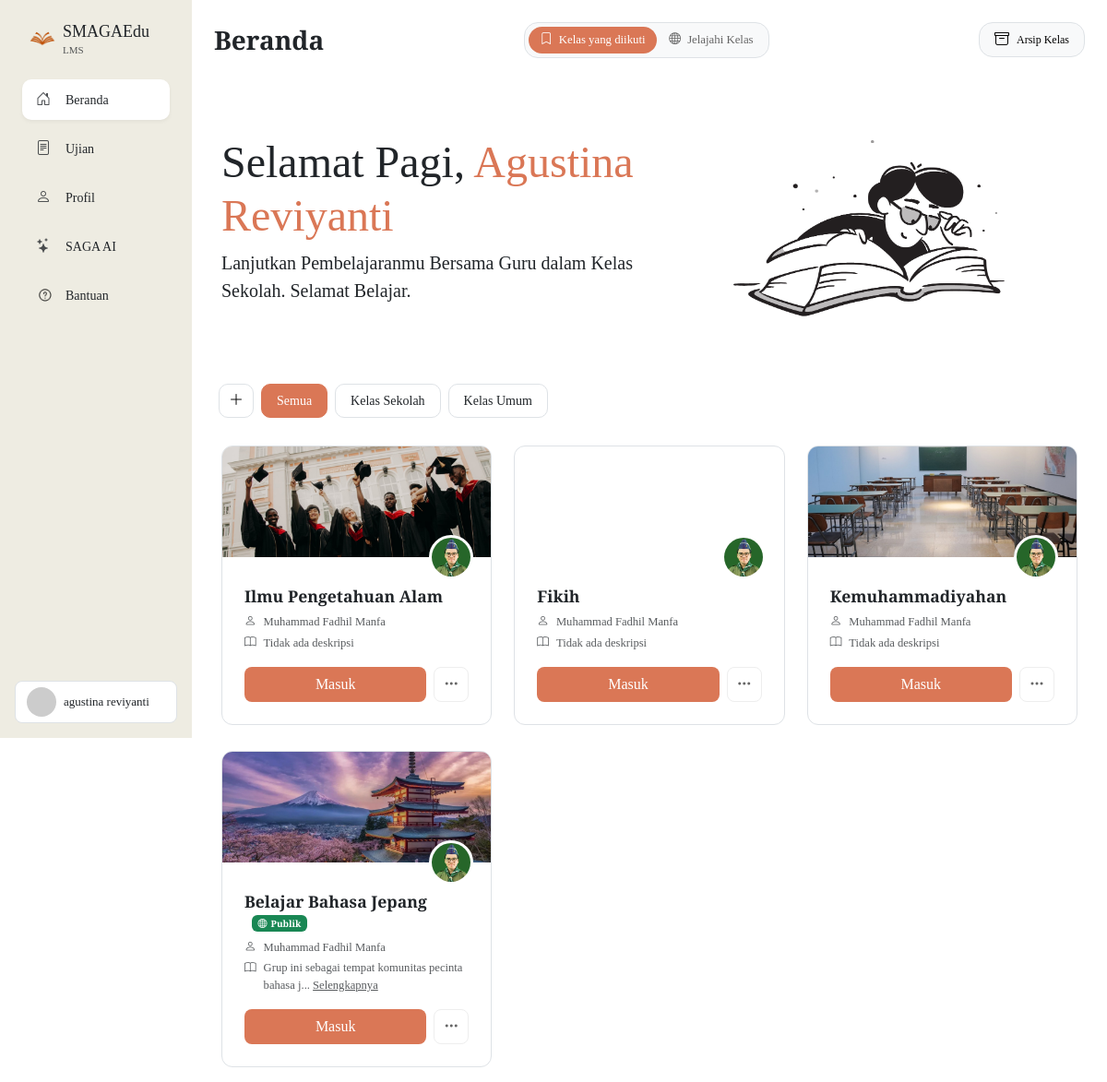
/beranda.php (signed in), run on the app's committed database.
### tables this page shows
CREATE TABLE `siswa` (
  `id` int(255) NOT NULL,
  `nama` varchar(1000) NOT NULL,
  `username` varchar(100) NOT NULL,
  `password` varchar(1000) NOT NULL,
  `tingkat` varchar(20) DEFAULT NULL,
  `foto_profil` varchar(1000) NOT NULL,
  `tahun_masuk` int(225) DEFAULT NULL,
  `no_hp` int(225) DEFAULT NULL,
  `alamat` varchar(1000) DEFAULT NULL,
  `nis` int(225) DEFAULT NULL,
  `photo_type` enum('upload','avatar') DEFAULT NULL,
  `photo_url` varchar(255) DEFAULT NULL
);

CREATE TABLE `kelas` (
  `id` int(11) NOT NULL,
  `kode_kelas` varchar(10) DEFAULT NULL,
  `nama_kelas` varchar(100) DEFAULT NULL,
  `deskripsi` text DEFAULT NULL,
  `guru_id` varchar(50) DEFAULT NULL,
  `mata_pelajaran` varchar(100) DEFAULT NULL,
  `tingkat` varchar(20) DEFAULT NULL,
  `created_at` timestamp NOT NULL DEFAULT current_timestamp(),
  `background_image` varchar(1000) NOT NULL,
  `is_archived` tinyint(1) DEFAULT 0,
  `materi` text DEFAULT NULL,
  `is_public` tinyint(1) DEFAULT 0,
  `max_siswa` int(11) DEFAULT NULL
);

CREATE TABLE `guru` (
  `id` int(11) NOT NULL,
  `username` varchar(100) NOT NULL,
  `password` varchar(100) NOT NULL,
  `namaLengkap` varchar(100) NOT NULL,
  `namaSebutan` varchar(1000) NOT NULL,
  `jabatan` varchar(1000) NOT NULL,
  `foto_profil` varchar(255) DEFAULT NULL,
  `foto_latarbelakang` varchar(255) DEFAULT NULL,
  `universitas` varchar(100) DEFAULT NULL,
  `sertifikasi1` text DEFAULT NULL,
  `sertifikasi2` text DEFAULT NULL,
  `sertifikasi3` text DEFAULT NULL,
  `publikasi1` text DEFAULT NULL,
  `publikasi2` text DEFAULT NULL,
  `publikasi3` text DEFAULT NULL,
  `proyek1` text DEFAULT NULL,
  `proyek2` text DEFAULT NULL,
  `proyek3` text DEFAULT NULL,
  `pendidikan_s1` varchar(255) DEFAULT NULL,
  `pendidikan_s2` varchar(255) DEFAULT NULL,
  `pendidikan_lainnya` varchar(255) DEFAULT NULL
);

### beranda.php (the view, shortened to what this page needs)
<?php
require "koneksi.php";
$userid = $_SESSION['userid'];
$query = "SELECT * FROM siswa WHERE username = ?";
$stmt = mysqli_prepare($koneksi, $query);
mysqli_stmt_bind_param($stmt, "s", $userid);
mysqli_stmt_execute($stmt);
$result = mysqli_stmt_get_result($stmt);
$siswa = mysqli_fetch_assoc($result);
$query_kelas = "SELECT k.*, g.namaLengkap as nama_guru, g.foto_profil as guru_foto
                FROM kelas k
                JOIN kelas_siswa ks ON k.id = ks.kelas_id
                JOIN guru g ON k.guru_id = g.username
                JOIN siswa s ON ks.siswa_id = s.id
                WHERE s.username = ? AND ks.is_archived = 0";
$stmt_kelas = mysqli_prepare($koneksi, $query_kelas);
mysqli_stmt_bind_param($stmt_kelas, "s", $userid);
mysqli_stmt_execute($stmt_kelas);
$result_kelas = mysqli_stmt_get_result($stmt_kelas);
?>
<!DOCTYPE html>
<html lang="en">
<head>
    <link href="https://cdn.jsdelivr.net/npm/bootstrap@5.3.3/dist/css/bootstrap.min.css" rel="stylesheet">
    <link rel="stylesheet" href="https://cdn.jsdelivr.net/npm/bootstrap-icons@1.11.3/font/bootstrap-icons.min.css">
</head>
<body>
    </head>
    <body>
        <div class="container-fluid">
            <div class="row">
                <?php include 'includes/sidebar_siswa.php'; ?>
            </div>
        </div>
        <div class="col p-2 col-utama mt-1 mt-md-0">
            <div class="p-md-3 pb-md-2 d-flex ms-3 ms-md-0 px-2 mb-3 salam justify-content-between align-items-center">
                <div>
                    <h3 class="fw-bold mb-0">Beranda</h3>
                </div>
                <div class="nav-container d-inline-flex">
                    <ul class="nav nav-pills border bg-light  p-1" id="kelasTab" style="border-radius: 15px;" role="tablist">
                        <li class="nav-item">
                            <button class="nav-link active rounded-pill" id="khusus-tab" data-bs-toggle="tab" data-bs-target="#khusus" type="button" role="tab">
                                <i class="bi bi-bookmark d-none d-md-inline me-1"></i>
                                <span class="d-none d-md-inline">Kelas yang diikuti</span>
                            </button>
                        </li>
                        <li class="nav-item">
                            <button class="nav-link rounded-pill" id="umum-tab" data-bs-toggle="tab" data-bs-target="#umum" type="button" role="tab">
                                <i class="bi bi-globe d-none d-md-inline me-1"></i>
                                <span class="d-none d-md-inline">Jelajahi Kelas</span>
                            </button>
                        </li>
                    </ul>
                </div>
                <div class="d-flex d-none d-md-block">
                    <button type="button"
                        data-bs-toggle="modal"
                        data-bs-target="#modal_arsip_kelas"
                        class="btn btn-light border d-flex align-items-center gap-2 px-3" style="border-radius: 15px;">
                        <i class="bi bi-archive"></i>
                        <span class="d-none d-md-inline" style="font-size: 12px;">Arsip Kelas</span>
                    </button>
                </div>
            </div>
            <div class="row justify-content-center align-items-center m-0 p-0 mb-1">
                <div class="jumbotron jumbotron-fluid mb-md-2 d-none d-md-block">
                    <div class="container">
                        <div class="row align-items-center">
                            <div class="col-md-6 mb-3 mb-md-0">
                                <div id="jumbotron-khusus" class="jumbotron-content active">
                                    <h2 class="display-5">
                                        <?php
                                        $hour = date('H');
                                        if ($hour >= 5 && $hour < 12) {
                                            echo "Selamat Pagi";
                                        } else if ($hour >= 12 && $hour < 15) {
                                            echo "Selamat Siang";
                                        } else if ($hour >= 15 && $hour < 19) {
                                            echo "Selamat Sore";
                                        } else {
                                            echo "Selamat Malam";
                                        }
                                        ?>,
                                        <span style="color: rgb(218, 119, 86);"><?php echo ucwords($siswa['nama']); ?></span>
                                    </h2>
                                    <p class="lead">Lanjutkan Pembelajaranmu Bersama Guru dalam Kelas Sekolah. Selamat Belajar.</p>
                                </div>
                            </div>
                            <div class="col-md-6 text-center d-none d-md-block">
                                <img src="assets/jumbo_khusus.png" class="img-fluid jumbotron-image" id="jumbotron-image" alt="Ilustrasi kelas" style="max-height: 20rem;">
                            </div>
                        </div>
                    </div>
                </div>
                <div class="tab-content" id="kelasTabContent">
                    <div class="tab-pane fade show active" id="khusus" role="tabpanel" aria-labelledby="khusus-tab">
                        <div class="filter-container mb-4">
                            <div class="d-flex align-items-center">
                                <div class="filter-pills-wrapper d-flex justify-content-start">
                                    <button class="btn btn-light border ms-2 flex-shrink-0 me-2" id="addFilterBtn" data-bs-toggle="modal" data-bs-target="#addFilterModal">
                                        <i class="bi bi-plus-lg"></i>
                                    </button>
                                    <div class="filter-pills d-flex gap-2">
                                        <button class="btn btn-filter active" data-filter="all">Semua</button>
                                        <button class="btn btn-filter" data-filter="private">Kelas Sekolah</button>
                                        <button class="btn btn-filter" data-filter="public">Kelas Umum</button>
                                    </div>
                                </div>
                            </div>
                        </div>
                        <div class="row g-4 mx-0">
                            <?php if (mysqli_num_rows($result_kelas) > 0):
                                while ($kelas = mysqli_fetch_assoc($result_kelas)):
                                    $bg_image = !empty($kelas['background_image']) ? $kelas['background_image'] : 'assets/bg.jpg';
                            ?>
                                    <div class="col-12 col-md-6 col-lg-4 mb-1">
                                        <div class="class-card border">
                                            <div class="class-banner" style="background-image: url('<?php echo $bg_image; ?>')">
                                                <div class="profile-circle-wrapper">
                                                    <img src="<?php echo !empty($kelas['guru_foto']) ? 'uploads/profil/' . $kelas['guru_foto'] : 'assets/pp.png'; ?>" class="profile-circle">
                                                </div>
                                            </div>
                                            <div class="class-content">
                                                <h4 class="class-title">
                                                    <?php
                                                    if ($kelas['is_public']) {
                                                        echo htmlspecialchars($kelas['nama_kelas']);
                                                    } else {
                                                        echo htmlspecialchars($kelas['mata_pelajaran']);
                                                    }
                                                    ?>
                                                    <?php if ($kelas['is_public']): ?>
                                                        <span class="badge bg-success ms-2" style="font-size: 10px;"><i class="bi bi-globe me-1"></i>Publik</span>
                                                    <?php endif; ?>
                                                </h4>
                                                <div class="class-meta mb-2">
                                                    <div class="d-flex text-muted small mt-1">
                                                        <i class="bi bi-person me-2"></i>
                                                        <?php echo htmlspecialchars($kelas['nama_guru']); ?>
                                                    </div>
                                                    <div class="d-flex text-muted small mt-1">
                                                        <i class="bi bi-book me-2"></i>
                                                        <?php if (!empty($kelas['deskripsi'])): ?>
                                                            <div class="description-container">
                                                                <span class="truncated-text">
                                                                    <?php echo (strlen($kelas['deskripsi']) > 50) ?
                                                                        htmlspecialchars(substr($kelas['deskripsi'], 0, 50)) . '... ' :
                                                                        htmlspecialchars($kelas['deskripsi']); ?>
                                                                    <?php if (strlen($kelas['deskripsi']) > 50): ?>
                                                                        <a href="#" onclick="return toggleReadMore(this)" class="text-muted">Selengkapnya</a>
                                                                    <?php endif; ?>
                                                                </span>
                                                            </div>
                                                        <?php else: ?>
                                                            Tidak ada deskripsi
                                                        <?php endif; ?>
                                                    </div>
                                                </div>
                                                <div class="action-buttons">
                                                    <a href="kelas.php?id=<?php echo $kelas['id']; ?>"
                                                        class="btn-enter text-decoration-none d-flex align-items-center justify-content-center">
                                                        Masuk
                                                    </a>
                                                    <div class="dropdown">
                                                        <button class="btn-more d-flex align-items-center justify-content-center" data-bs-toggle="dropdown">
                                                            <i class="bi bi-three-dots"></i>
                                                        </button>
                                                    </div>
                                                </div>
                                            </div>
                                        </div>
                                    </div>
                                <?php endwhile;
                            endif; ?>
                        </div>
                    </div>
                </div>
    </body>
</html>

### includes/sidebar_siswa.php (shortened to what this page needs)
<div class="col-auto vh-100 p-3 p-md-4 menu-samping d-none d-md-block" style="background-color:rgb(238, 236, 226)">
    <div class="ps-2 mb-4">
        <a href="beranda.php" class="text-decoration-none text-dark d-flex align-items-center gap-2">
            <img src="assets/smagaedu.png" alt="" width="28" class="logo_orange">
            <div>
                <h1 class="m-0" style="font-size: 18px;">SMAGAEdu</h1>
                <p class="m-0 text-muted" style="font-size: 11px;">LMS</p>
            </div>
        </a>
    </div>
    <div class="d-flex flex-column gap-1">
        <?php
        $menu_items = [
            ['url' => 'beranda.php', 'icon' => 'bi-house-door', 'text' => 'Beranda'],
            ['url' => 'ujian.php', 'icon' => 'bi-file-text', 'text' => 'Ujian'],
            ['url' => 'profil.php', 'icon' => 'bi-person', 'text' => 'Profil'],
            ['url' => 'ai.php', 'icon' => 'bi-stars', 'text' => 'SAGA AI'],
            ['url' => 'bantuan.php', 'icon' => 'bantuan_outfill.png', 'text' => 'Bantuan', 'is_image' => true]
        ];
        $current_page = basename($_SERVER['PHP_SELF']);
        foreach($menu_items as $item) {
            $is_active = ($current_page === $item['url']) ? 'active' : '';
            ?>
            <a href="<?= $item['url'] ?>" class="text-decoration-none text-dark">
                <div class="menu-item <?= $is_active ?> d-flex align-items-center">
                    <?php if(isset($item['is_image']) && $item['is_image']): ?>
                        <img src="assets/<?= $item['icon'] ?>" alt="" class="menu-icon">
                    <?php else: ?>
                        <i class="bi <?= $item['icon'] ?> menu-icon"></i>
                    <?php endif; ?>
                    <div>
                        <span class="menu-text m-0 p-0"><?= $item['text'] ?></span>
                    </div>
                </div>
            </a>
        <?php } ?>
    </div>
    <div class="mt-auto position-absolute bottom-0 start-0 p-3 w-100">
        <div class="dropdown">
            <button class="btn d-flex align-items-center gap-2 w-100 rounded-3 border bg-white" type="button" data-bs-toggle="dropdown">
            <img src="<?php
                                        if (!empty($siswa['photo_url'])) {
                                            if ($siswa['photo_type'] === 'avatar') {
                                                echo $siswa['photo_url'];
                                            }
                                            else if ($siswa['photo_type'] === 'upload') {
                                                echo $siswa['photo_url'];
                                            }
                                        } else {
                                            echo 'assets/pp.png';
                                        }
                                    ?>" width="32" class="rounded-circle">
                <span class="text-truncate" style="font-size: 13px;"><?php echo $siswa['nama']; ?></span>
            </button>
        </div>
    </div>
</div>

### data on the page
siswa: nama "agustina reviyanti", nama "Agustina Reviyanti"
kelas: background_image (picture), guru.foto_profil (picture), mata_pelajaran "Ilmu Pengetahuan Alam", guru.namaLengkap "Muhammad Fadhil Manfa", deskripsi "Tidak ada deskripsi"
kelas: guru.foto_profil (picture), mata_pelajaran "Fikih", guru.namaLengkap "Muhammad Fadhil Manfa", deskripsi "Tidak ada deskripsi"
kelas: background_image (picture), guru.foto_profil (picture), mata_pelajaran "Kemuhammadiyahan", guru.namaLengkap "Muhammad Fadhil Manfa", deskripsi "Tidak ada deskripsi"
kelas: background_image (picture), guru.foto_profil (picture), nama_kelas "Belajar Bahasa Jepang", is_public 1 (drawn), guru.namaLengkap "Muhammad Fadhil Manfa", deskripsi "Grup ini sebagai tempat komunitas pecinta bahasa j", shows "Selengkapnya"

### other printed values
$item['text'] "Beranda"
$item['text'] "Ujian"
$item['text'] "Profil"
$item['text'] "SAGA AI"
$item['text'] "Bantuan"
